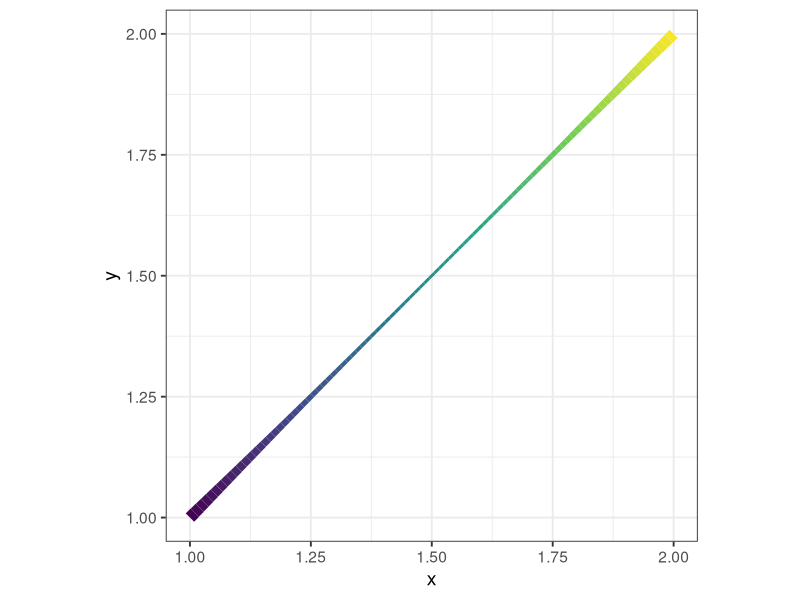
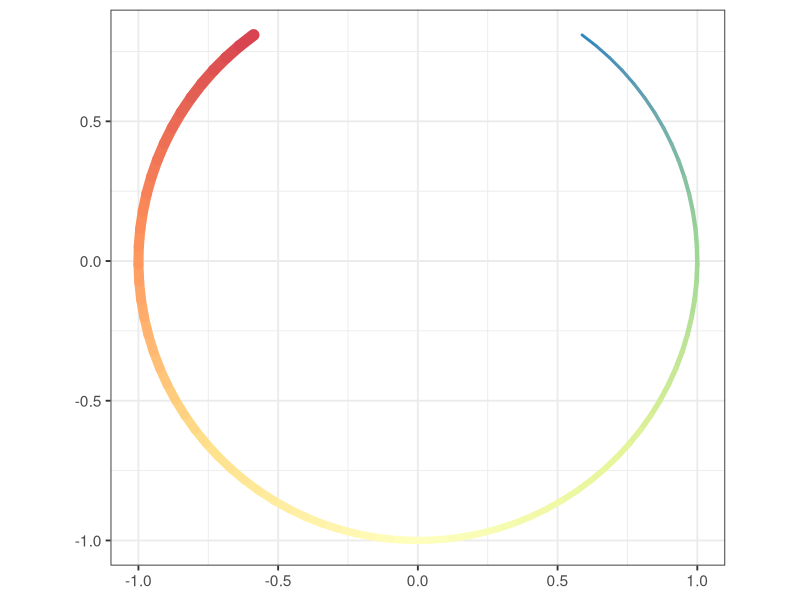
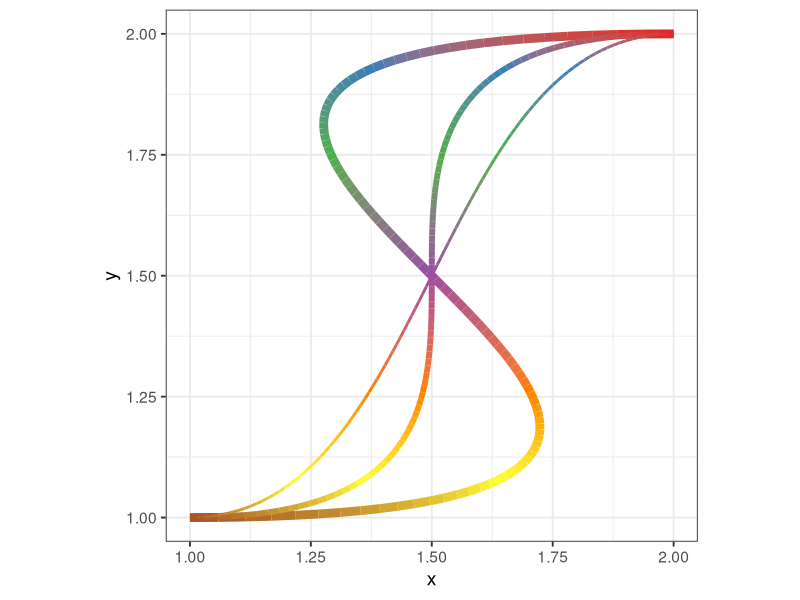
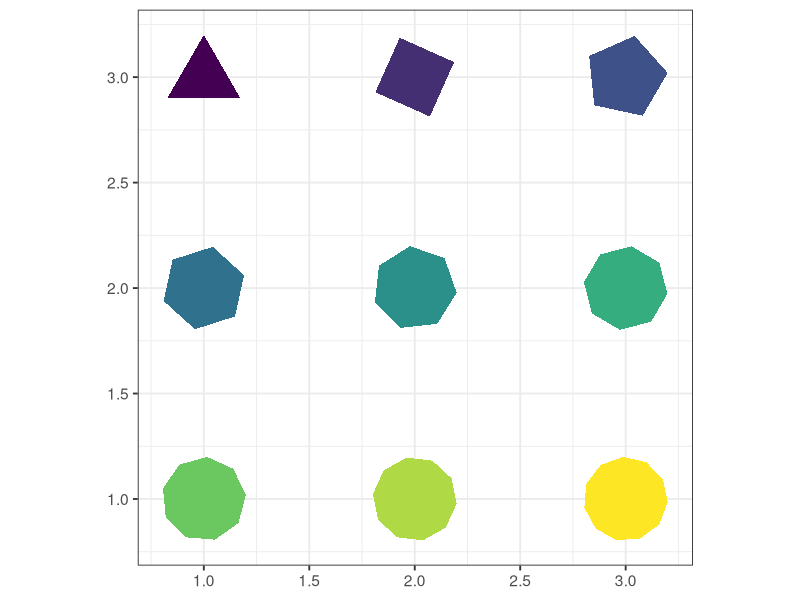
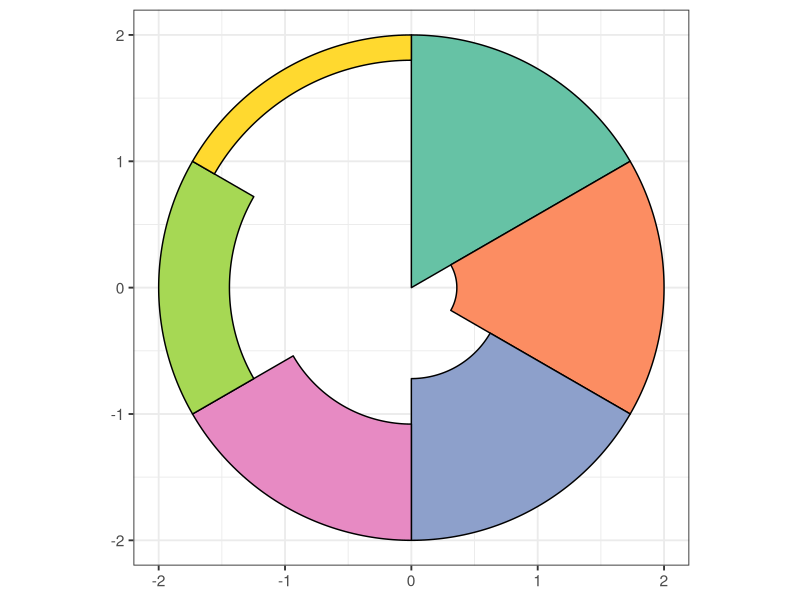
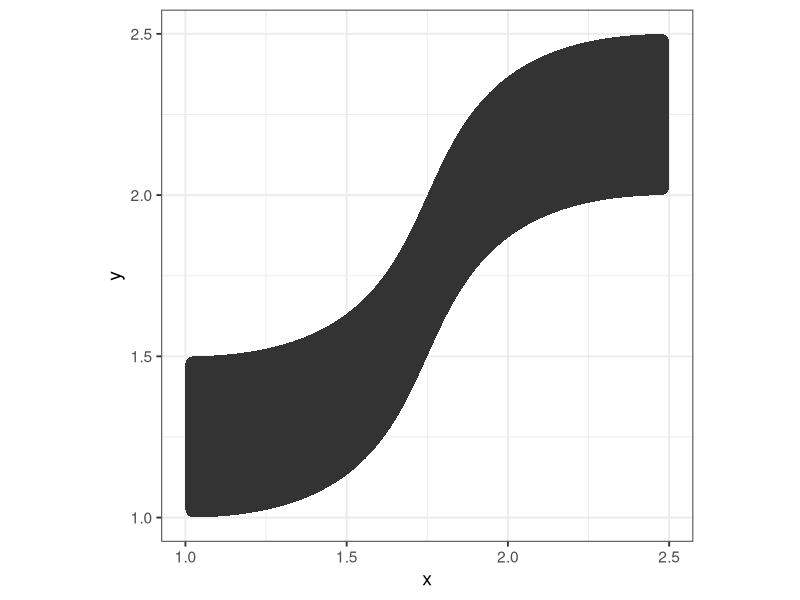
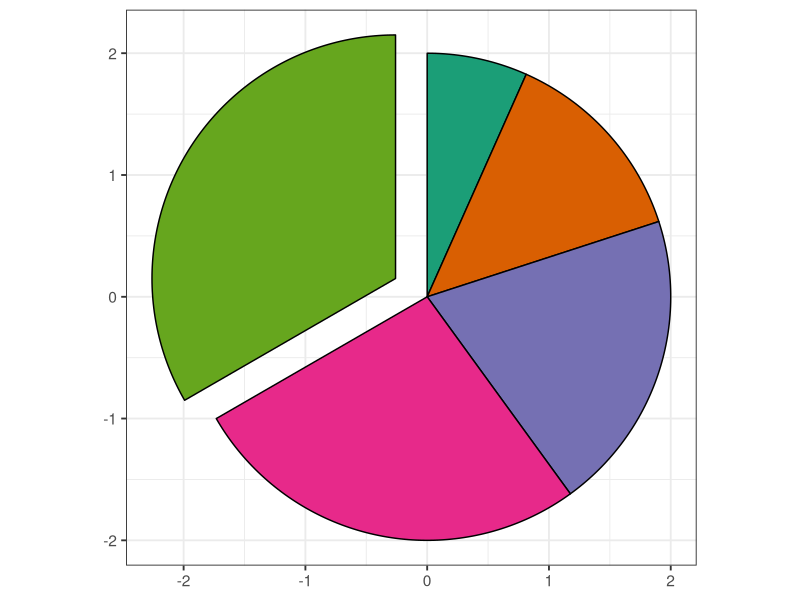
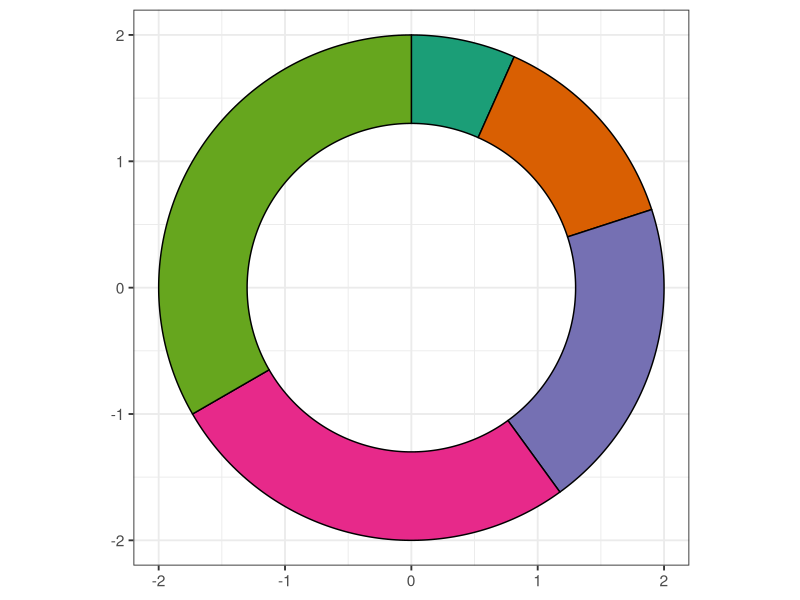

Here is the R script that generated these plots, in order: (Note: this script raises an error after producing the figures.)
## ---- chunk 1
knitr::opts_chunk$set(message = F, 
                      error = F, 
                      warning = F,
                      fig.align = "center")

## ---- chunk 2
library(tidyverse)
library(ggforce)

### (1) geom_link()
# create a dataframe with the x- and y-coordinates of the segment endpoints
geom_link_dat <- data.frame(x = 1, y = 1, xend = 2, yend = 2)

# draw the segment with color and size gradients
ggplot(geom_link_dat) + 
  geom_link(aes(x = x, y = y, xend = xend, yend = yend,
                color = after_stat(index),  # map "index" to the color aesthetic to create a color gradient along the segment
                linewidth = after_stat(index)^2 - after_stat(index)),  # map "index" to the linewidth aesthetic to create a size gradient along the segment
            n = 100,  # n controls the number of interpolated points between the two endpoints
            show.legend = F) +  
  scale_color_viridis_c() +
  scale_linewidth_continuous(range = c(1, 4)) + 
  theme_bw(base_size = 14) + 
  coord_fixed()

## ---- chunk 3
### (2) geom_arc()
# create a dataframe with the origin, radius, start angle, and end angle of the arc
geom_arc_dat <- data.frame(x0 = 0, y0 = 0, r = 1, start = 0.2 * pi, end = 1.8 * pi)

# draw the arc with color and size gradients
ggplot(geom_arc_dat) + 
  geom_arc(aes(x0 = x0, y0 = y0, r = r, start = start, end = end,
               color = after_stat(index),
               linewidth = after_stat(index)),
           lineend = "round",
           n = 100,
           show.legend = F) +  
  scale_color_distiller(palette = "Spectral") +
  scale_linewidth_continuous(range = c(1, 4)) + 
  theme_bw(base_size = 14) + 
  coord_fixed()

## ---- chunk 4
### (3) geom_diagonal()
# create a dataframe with the x- and y-coordinates of the diagonal curve endpoints
geom_diagonal_dat <- data.frame(x = 1, y = 1, xend = 2, yend = 2)

# draw the diagonal curve with a color gradient
ggplot(geom_diagonal_dat) + 
  geom_diagonal(aes(x = x, y = y, xend = xend, yend = yend,
               color = after_stat(index)),
               strength = 2,  # strength controls the curvature/steepness of the diagonal line
               linewidth = 3,
           n = 100,
           show.legend = F) +  
    geom_diagonal(aes(x = x, y = y, xend = xend, yend = yend,
               color = after_stat(index)),
               strength = 1,
               linewidth = 2,
           n = 100,
           show.legend = F) +  
    geom_diagonal(aes(x = x, y = y, xend = xend, yend = yend,
               color = after_stat(index)),
               strength = 0.5,
               linewidth = 1,
           n = 100,
           show.legend = F) +  
  scale_color_distiller(palette = "Set1") +
  theme_bw(base_size = 14) + 
  coord_fixed()

## ---- chunk 5
### (1) geom_regon()
# create a dataframe with the origins of the polygons, numbers of sides, rotation angles, and polygon sizes (r)
geom_regon_dat <- data.frame(x0 = rep(1:3, 3), 
                             y0 = rep(3:1, each = 3),
                             sides = 3:11,
                             angle = seq(0, 160, by = 20),  # angles in degree
                             r = rep(0.2, 9))  # r is the ratio of polygon size to plot area  

# draw the regular polygons
ggplot(geom_regon_dat) + 
  geom_regon(aes(x0 = x0, y0 = y0, sides = sides, angle = angle, r = r, fill = sides), show.legend = F) +  
  scale_fill_viridis_c() +
  theme_bw(base_size = 14) +
  coord_fixed()

## ---- chunk 6
### (2) geom_arc_bar()
# create a dataframe with the origins, start radii, end radii, start angles, and end angles of the arc bars
geom_arc_bar_dat <- data.frame(x0 = rep(0, 6), 
                               y0 = rep(0, 6), 
                               r0 = seq(0, 1.8, length.out = 6),  # the start radii
                               r = rep(2, 6),  # the end radii
                               start = c(0/3, 1/3, 2/3, 3/3, 4/3, 5/3) * pi,  # the start angles 
                               end = c(1/3, 2/3, 3/3, 4/3, 5/3, 6/3) * pi,  # the end angles
                               fill = letters[1:6])

# draw the sector and arc bars
ggplot(geom_arc_bar_dat) + 
  geom_arc_bar(aes(x0 = x0, y0 = y0, r0 = r0, r = r, start = start, end = end, fill = fill), show.legend = F) +  
  scale_fill_brewer(palette = "Set2") +
  theme_bw(base_size = 14) + 
  coord_fixed()

## ---- chunk 7
### (3) geom_diagonal_wide()
# create a dataframe with an upper and a lower diagonal curve
geom_diagonal_wide_dat <- data.frame(x = c(1, 2.5, 1, 2.5),
                                     y = c(1, 2, 1.5, 2.5),
                                     group = c(1, 1, 1, 1))  # "group" identifies the four corner points defining each polygon   

# draw the diagonal polygon
ggplot(geom_diagonal_wide_dat) +
  geom_diagonal_wide(aes(x = x, y = y, group = group), 
                     strength = 0.7,  # strength controls the steepness of the upper and lower diagonal curves 
                     radius = unit(0.2, "cm")) +  # rounded corners
  theme_bw(base_size = 14) + 
  coord_fixed()

## ---- chunk 8
### (1) geom_arc_bar(stats = "pie")
# create a dataframe with the origins, start radii, end radii, relative sizes of the slices (amount), and degrees of slice explosion (explode)
geom_arc_bar_pie_dat <- data.frame(x0 = rep(0, 5), 
                                   y0 = rep(0, 5), 
                                   r0_pie = rep(0, 5),
                                   r0_donut = rep(1.3, 5),
                                   r = rep(2, 5),
                                   amount = c(1, 2, 3, 4, 5),
                                   explode = c(0, 0, 0, 0, 0.3))

# create a pie chart with an exploded slice
ggplot(geom_arc_bar_pie_dat) + 
  geom_arc_bar(aes(x0 = x0, y0 = y0, r0 = r0_pie, r = r, amount = amount, explode = explode, fill = as.factor(amount)), stat = "pie", show.legend = F) +  
  scale_fill_brewer(palette = "Dark2") +
  theme_bw(base_size = 14) + 
  coord_fixed()

## ---- chunk 9
### Create a donut chart
# use a non-zero value for r0 to create a hollow center
ggplot(geom_arc_bar_pie_dat) + 
  geom_arc_bar(aes(x0 = x0, y0 = y0, r0 = r0_donut, r = r, amount = amount, fill = as.factor(amount)), stat = "pie", show.legend = F) +  
  scale_fill_brewer(palette = "Dark2") +
  theme_bw(base_size = 14) + 
  coord_fixed()

## ---- chunk 10
### (2) geom_parallel_sets()
# count the number of car models in each combination of cyl, am, and gear
mtcars_count <- mtcars %>% 
  select(cyl, am, gear) %>% 
  group_by(cyl, am, gear) %>% 
  summarise(n = n())  
 
mtcars_count <- expand_grid(cyl = unique(mtcars$cyl), 
                            am = unique(mtcars$am), 
                            gear = unique(mtcars$gear)) %>% 
  left_join(., mtcars_count, by = join_by("cyl", "am", "gear")) %>% 
  mutate(n = if_else(is.na(n), 0, n)) %>% 
  mutate(across(.cols = c(cyl, am, gear), as.factor))

# convert the data into a format used by geom_parallel_sets()
geom_parallel_sets_dat <- gather_set_data(mtcars_count, 1:3)

# create parallel sets
ggplot(geom_parallel_sets_dat) +
  geom_parallel_sets(aes(x = x, split = y, id = id, value = n, fill = am), alpha = 0.75, show.legend = F) +
  geom_parallel_sets_axes(aes(x = x, split = y, id = id, value = n, fill = y), axis.width = 0.1, show.legend = F) +
  geom_parallel_sets_labels(aes(x = x, split = y, id = id, value = n), colour = "black", angle = 0) + 
  scale_x_continuous(breaks = 1:3, labels = c("cyl", "am", "gear")) + 
  scale_fill_brewer(palette = "Set1") +
  theme_void() + 
  theme(axis.text.x = element_text(color = "black", size = 14, margin = margin(t = -5, b = 5)))

## ---- chunk 11
### (3) geom_voronoi_tile(), geom_voronoi_segment(), and stat_delvor_summary()
# get the "brambles" dataset from the package "boot"
# the dataset contains the x- and y-coordinates of 832 bramble canes at three different ages
library(boot)
data("brambles")

# subset the entire data to avoid overplotting
set.seed(123)
geom_voronoi_dat <- brambles %>% 
  slice_sample(n = 15, by = "age") %>% 
  mutate(age = as.factor(age))

# create the Voronoi plot
ggplot(geom_voronoi_dat) +
  geom_voronoi_tile(aes(x = x, y = y, group = 1, fill = age)) +  # use group = 1 to indicate that all points are in the same group 
  geom_voronoi_segment(aes(x = x, y = y, group = 1)) +
  stat_delvor_summary(aes(x = x, y = y, group = 1, size = after_stat(vorarea)),  # make the size of the centroid points proportional to the cell area
                      geom = "point", 
                      switch.centroid = T) +  # x and y values represent the cell centroids when switch.centroid = T
  scale_fill_manual(name = "bramble cane age", values = c("#66c2a5", "#fc8d62", "#8da0cb")) + 
  scale_size_continuous(name = "Voronoi cell area", range = c(0, 6)) + 
  theme_bw(base_size = 13) + 
  coord_fixed()

## ---- chunk 12
# extract the values of the computed variables by stat_delvor_summary()
p_voronoi <- ggplot(geom_voronoi_dat) + 
  stat_delvor_summary(aes(x = x, y = y, group = 1, size = after_stat(vorarea)),
                      geom = "point", switch.centroid = T)

ggplot_build(p_voronoi)$data[[1]] %>% 
  head()

## ---- chunk 13
### (4) geom_delaunay_tile() and geom_delaunay_segment()
# subset the brambles dataset to avoid overplotting
set.seed(123)
geom_delaunay_dat <- brambles %>% 
  slice_sample(n = 15, by = "age") %>% 
  mutate(age = as.factor(age))

# create a plot of Delaunay triangulation
ggplot(geom_delaunay_dat) +
  geom_delaunay_tile(aes(x = x, y = y), fill = NA) +
  geom_delaunay_segment(aes(x = x, y = y), color = "grey60") +
  geom_point(aes(x = x, y = y, color = age), size = 2.5) + 
  scale_color_manual(name = "bramble cane age", values = c("#66c2a5", "#fc8d62", "#8da0cb")) + 
  theme_bw(base_size = 13) + 
  coord_fixed()

## ---- chunk 14
### (5) position_jitternormal()
set.seed(123)
diamonds_subset <- diamonds %>% 
  slice_sample(prop = 0.05)

# position_jitter()
p_position_jitter <- ggplot(diamonds_subset) + 
  geom_point(aes(x = cut, y = price, color = cut), 
             position = position_jitter(width = 0.15), 
             show.legend = F) + 
  scale_color_brewer(palette = "Set1") + 
  labs(title = "position_jitter()") + 
  theme_bw(base_size = 13) + 
  theme(plot.title = element_text(hjust = 0.5, size = 15))

# position_jitternormal()
p_position_jitternormal <- ggplot(diamonds_subset) + 
  geom_point(aes(x = cut, y = price, color = cut),
             position = position_jitternormal(sd_x = 0.05),  # sd_x and sd_y control the spread of the points 
             show.legend = F) + 
  scale_color_brewer(palette = "Set1") + 
  labs(title = "position_jitternormal()") + 
  theme_bw(base_size = 13) + 
  theme(plot.title = element_text(hjust = 0.5, size = 15))

library(patchwork)
p_position_jitter + p_position_jitternormal
